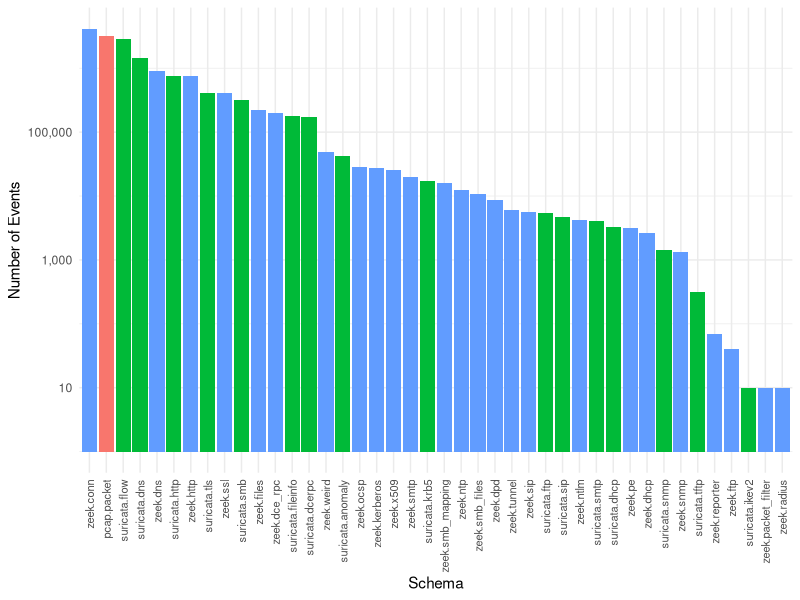
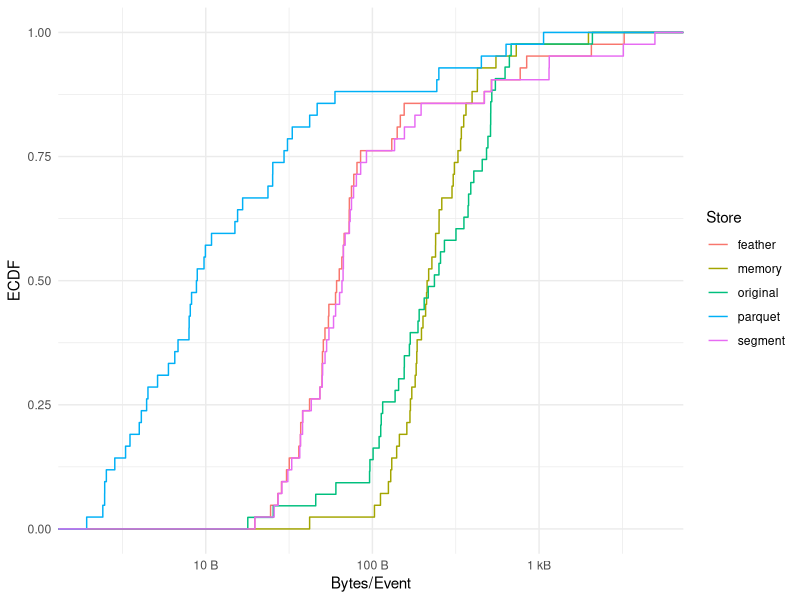
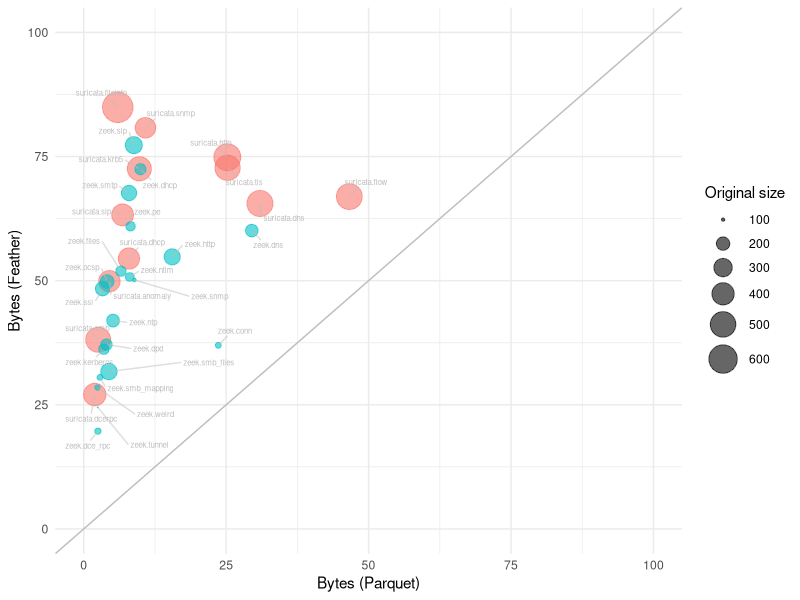
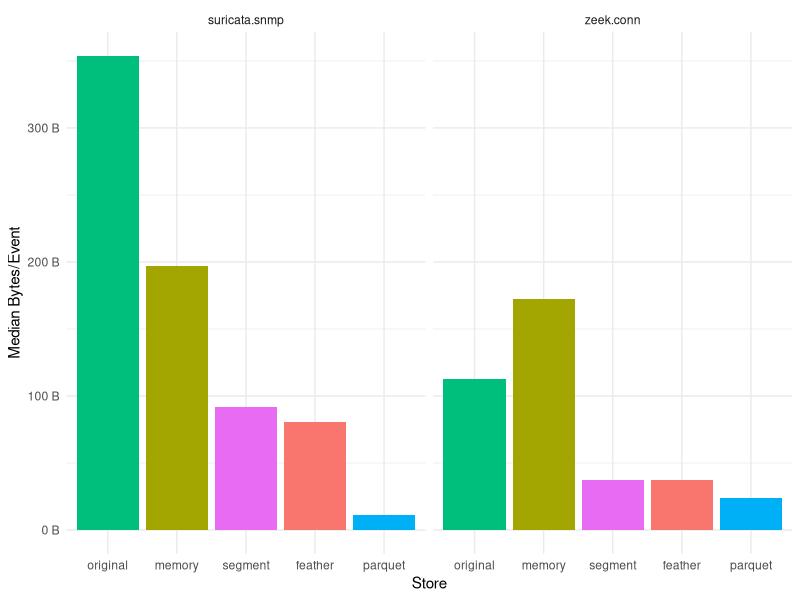
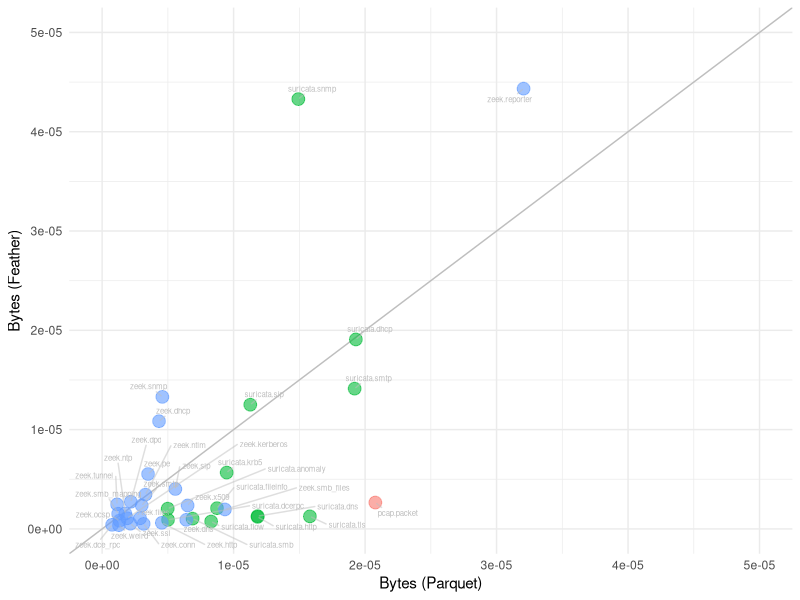

Reproduce these figures in R, in order.
## ---- chunk 1
#| code-fold: true
#| label: prepare-data
library(dplyr)
library(ggplot2)
library(lubridate)
library(scales)
library(tidyr)

theme_set(theme_minimal())

data <- read.csv("data.csv") |>
  mutate(duration = dnanoseconds(as.numeric(gsub("ns", "", duration))))

sizes <- read.csv("sizes.csv") |>
  mutate(store_type = "original")

# Normalize store sizes by number of events/store.
normalized <- data |>
  mutate(duration_normalized = duration / num_events,
         bytes_memory_normalized = bytes_memory / num_events,
         bytes_storage_normalized = bytes_in_storage / num_events,
         bytes_ratio = bytes_in_storage / bytes_memory)

# Compute average over measurements.
aggregated <- normalized |>
  group_by(store_type, schema) |>
  summarize(duration = mean(duration_normalized),
            memory = mean(bytes_memory_normalized),
            storage = mean(bytes_storage_normalized))

# Treat in-memory measuremts as just another storage type.
memory <- aggregated |>
  filter(store_type == "feather") |>
  mutate(store_type = "memory") |>
  select(-storage) |>
  rename(bytes = memory)

# Unite with rest of data.
unified <- aggregated |>
  select(-memory) |>
  rename(bytes = storage) |>
  bind_rows(memory, sizes)
## ---- chunk 2
#| label: schemas
unique(data$schema)
## ---- chunk 3
#| code-fold: true
#| label: number-of-events
schemas <- normalized |>
  filter(store_type == "feather") |>
  group_by(schema) |>
  summarize(n = median(num_events))

schemas |>
  separate(schema, c("module", "type"), remove = FALSE) |>
  ggplot(aes(x = reorder(schema, -n), y = n, fill = module)) +
    geom_bar(stat = "identity") +
    guides(fill = "none") +
    scale_y_log10(labels = scales::label_comma()) +
    labs(x = "Schema", y = "Number of Events", color = "Module") +
    theme(axis.text.x = element_text(angle = 90, size = 8, vjust = 0.5, hjust = 1))
## ---- chunk 4
#| code-fold: true
#| label: plot-schema-distribution
unified |>
  ggplot(aes(x = bytes, color = store_type)) +
  geom_step(stat = "ecdf") +
  scale_x_log10(labels = scales::label_bytes(units = "auto_si")) +
  labs(x = "Bytes/Event", y = "ECDF", color = "Store")
## ---- chunk 5
#| code-fold: true
#| label: plot-parquet-vs-feather-size
library(ggrepel)

# Plot: Scatterplot of Feather vs. Parquet for Feather events < 100 bytes
unified |>
  filter(store_type != "segment") |>
  pivot_wider(names_from = store_type, values_from = bytes, id_cols = schema) |>
  filter(feather < 100) |>
  separate(schema, c("module", "type"), remove = FALSE) |>
  ggplot(aes(x = parquet, y = feather, color = module, size = original)) +
    geom_abline(intercept = 0, slope = 1, color = "grey") +
    geom_point(alpha = 0.6) +
    geom_text_repel(aes(label = schema),
              color = "grey",
              size = 2, # font size
              box.padding = 0.5,
              min.segment.length = 0, # draw all line segments
              max.overlaps = Inf,
              segment.color = "grey",
              segment.alpha = 0.5) +
    xlim(0, 100) +
    ylim(0, 100) +
    scale_size(range = c(0, 10)) +
    guides(color = "none") +
    labs(size = "Original size", x = "Bytes (Parquet)", y = "Bytes (Feather)")
## ---- chunk 6
#| code-fold: true
#| label: plot-zeek-suricata
unified |>
  filter(schema %in% c("zeek.conn", "suricata.snmp")) |>
  ggplot(aes(x = reorder(store_type, -bytes), y = bytes, fill = store_type)) +
    geom_bar(stat = "identity") +
    guides(fill = "none") +
    labs(x = "Store", y = "Median Bytes/Event") +
    scale_y_continuous(labels = scales::label_bytes(units = "auto_si")) +
    facet_grid(~ schema)
## ---- chunk 7
#| code-fold: true
#| label: compute-bytes-per-event
#aggregated |>
#  ggplot(aes(x = reorder(schema, -bytes), y = bytes, fill = store_type)) +
#    geom_bar(stat = "identity", position = "dodge") +
#    expand_limits(y = 1) +
#    xlab("Schema") +
#    ylab("Bytes") +
#    scale_y_continuous(labels = scales::label_bytes(units = "auto_si")) +
#    theme(axis.text.x = element_text(angle = 90, size = 8, vjust = 0.5, hjust = 1))
## ---- chunk 8
#| code-fold: true
#| label: plot-parquet-vs-feather-duration
aggregated |>
  filter(store_type != "segment") |>
  mutate(duration = dseconds(duration)) |>
  pivot_wider(names_from = store_type, values_from = duration, id_cols = schema) |>
  separate(schema, c("module", "type"), remove = FALSE) |>
  ggplot(aes(x = parquet, y = feather, color = module)) +
    geom_abline(intercept = 0, slope = 1, color = "grey") +
    geom_point(size = 4, alpha = 0.6) +
    geom_text_repel(aes(label = schema),
              color = "grey",
              size = 2, # font size
              box.padding = 0.3,
              min.segment.length = 0, # draw all line segments
              max.overlaps = Inf,
              segment.color = "grey",
              segment.alpha = 0.5) +
    xlim(0, dmicroseconds(50)) +
    ylim(0, dmicroseconds(50)) +
    scale_size(range = c(0, 10)) +
    guides(color = "none") +
    labs(x = "Bytes (Parquet)", y = "Bytes (Feather)")
